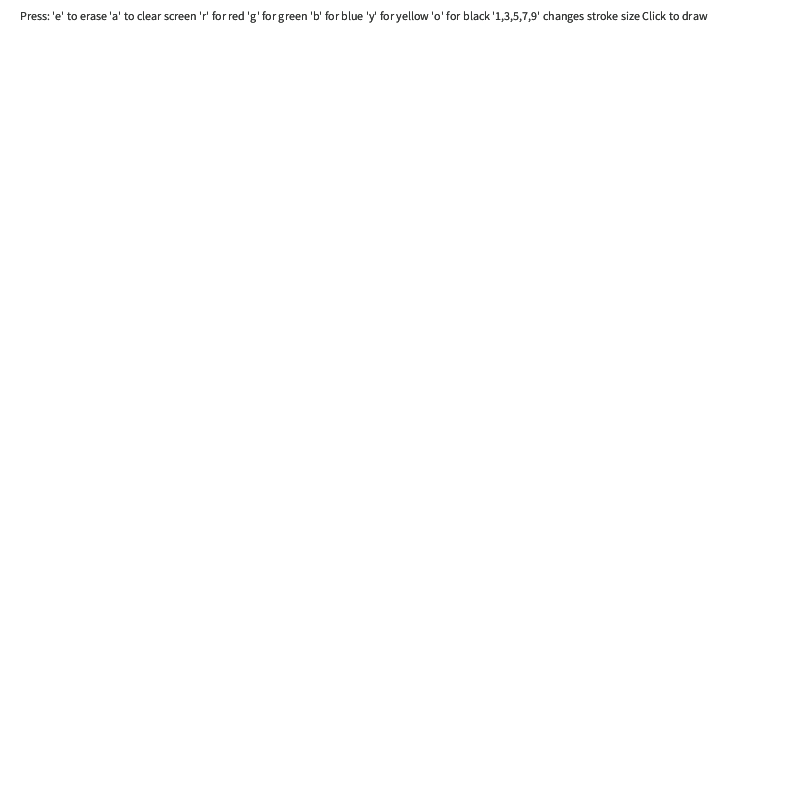
Frame 1 (no input)
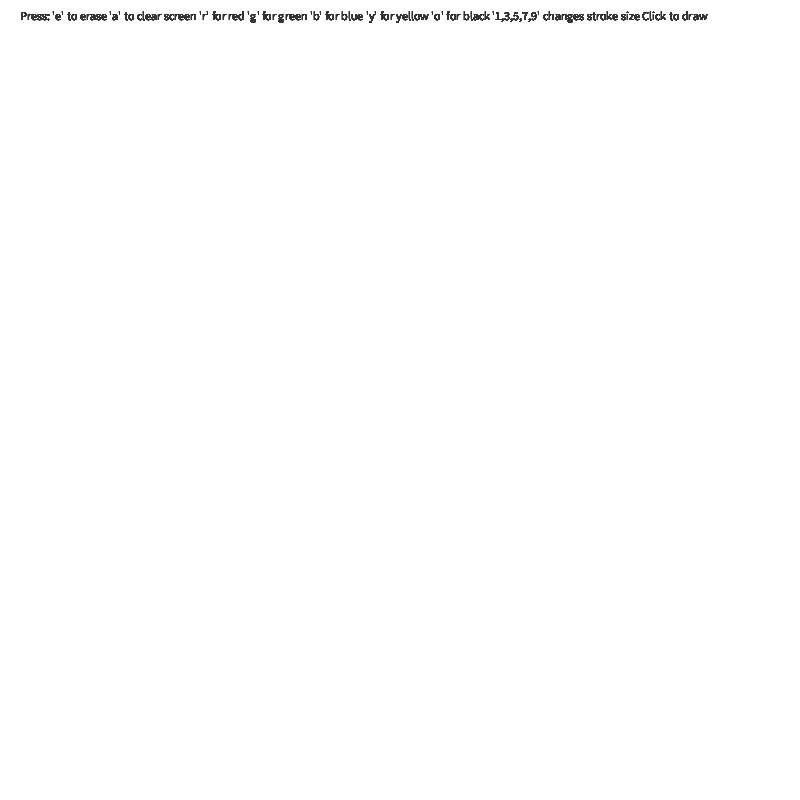
Frame 60 (the mouse pressed at the canvas centre just before this capture)
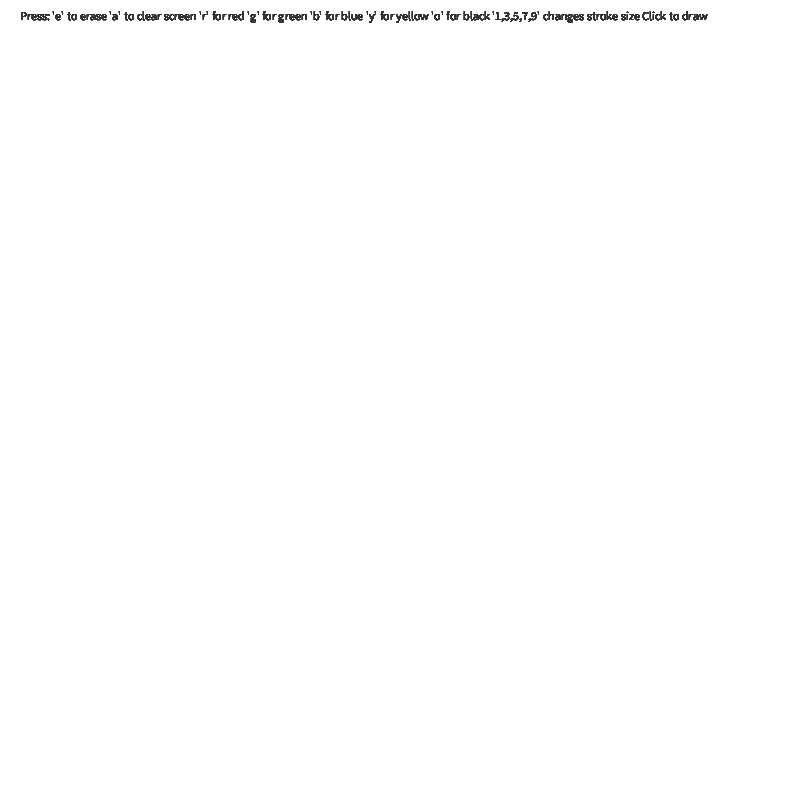
Frame 120 (the mouse held since frame 60 and released just before this capture)

The Processing sketch that drew these frames (run headless with seeded random() and noise(); from frame 60 on, the mouse is pressed at the canvas centre):

// Processing sketch: processing_70710
// ── processing_70710.pde

int colorBackground = 0;
void setup()
{
  size(800, 800);
  background(255);
  fill(50,52,51);
  textSize(12);
  text("Press: 'e' to erase 'a' to clear screen 'r' for red 'g' for green 'b' for blue 'y' for yellow 'o' for black '1,3,5,7,9' changes stroke size Click to draw", 20, 20);
}
void draw()
{
  text("Press: 'e' to erase 'a' to clear screen 'r' for red 'g' for green 'b' for blue 'y' for yellow 'o' for black '1,3,5,7,9' changes stroke size Click to draw", 20, 20);
  if ( key=='r')
  {
    stroke(255, 0, 0);
  }
  if (key=='b')
  {
    stroke(0, 0, 255);
  }
  if (key=='g')
  {
    stroke(11, 183, 29);
  }
  if (key=='y')
  {
  stroke(229,220,42);
  }
  if (key== 'o')
  {
    stroke(0);
  }
  if (key=='1')
  {
    strokeWeight(1);
  }
  if (key=='3')
  {
    strokeWeight(8);
  }
  if (key=='5')
  {
    strokeWeight(18);
  }
  if (key=='7')
  {
    strokeWeight(30);
  }
  if (key=='9')
  {
    strokeWeight(55);
  }
  if (key=='e')
  {
    stroke(255);
  }
}
void mouseDragged()
{
  line(mouseX, mouseY, pmouseX, pmouseY);
}
void keyPressed()
{
    if(key== 'a')
  {
    background(255);
  }
}
